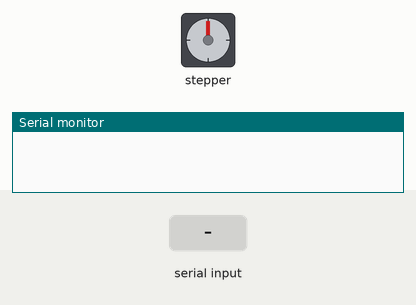
A sketch run on a simulated Arduino Uno, built with avr-gcc and run on an emulated ATmega328P. On the bench: stepper motor, the last lines printed to the serial monitor. The inputs (shaded band) are chosen by the test bench. Stepper angles assume 24 steps per turn.

Above: at 1.2 s.
1.3 s: "s90\n" received over Serial
2.8 s: "+" received over Serial
At 3.3 s:
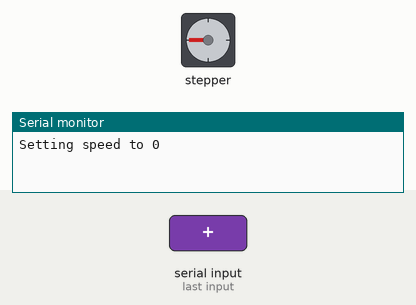
Timing chart, 0 to 5.8 s (numbered marks = the images above; inputs shaded):
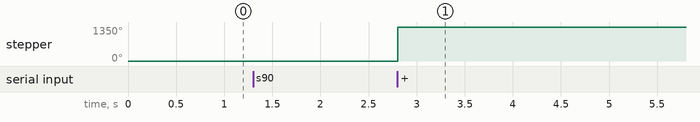

Measured:
- after the input at 2.8 s, stepper: turns 1350° clockwise, starting at once

The sketch:

Controlling_motor.ino
```cpp
/*
* Stepper sketch
*
* stepper is controlled from the serial port.
* a numeric value followed by '+' or '-' steps the motor
*
*
* http://www.arduino.cc/en/Reference/Stepper
*/
#include <Stepper.h>
// change this to the number of steps on your motor
#define STEPS 24
// create an instance of the stepper class, specifying
// the number of steps of the motor and the pins it's
// attached to
Stepper stepper(STEPS, 2, 3, 4, 5);
int steps = 0;
int joyPin1 = 0;                 // slider variable connecetd to analog pin 0
int joyPin2 = 1;                 // slider variable connecetd to analog pin 1
void setup()
{
  stepper.setSpeed(30); // set the speed of the motor to 30 RPMs
  Serial.begin(9600);
}
void loop()
{
  // reads the value of the variable resistor
  //value1 = analogRead(joyPin1);
  // this small pause is needed between reading
  // analog pins, otherwise we get the same value twice
  //delay(100);
  // reads the value of the variable resistor
  //value2 = analogRead(joyPin2);
  if ( Serial.available()) {
    char ch = Serial.read();
    //char ch = '1+';
    if(isDigit(ch)) { // is ch a number?
      steps = steps * 10 + ch - '0'; // yes, accumulate the value
    }
    else if(ch == '+'){
      stepper.step(steps);
      steps = 0;
    }
    else if(ch == '-'){
      stepper.step(steps * -1);
      steps = 0;
    }
    else if(ch == 's'){
      stepper.setSpeed(steps);
      Serial.print("Setting speed to ");
      Serial.println(steps);
      steps = 0;
    }
  }
}
```
